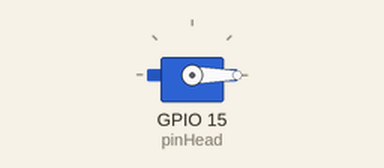
A sketch run on a simulated ESP32. Shown: servo.

Above: at 0.0 s.
At 5.0 s:
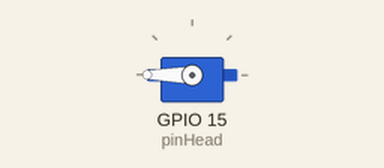
Timing chart, 0 to 6.5 s (numbered marks = the images above):
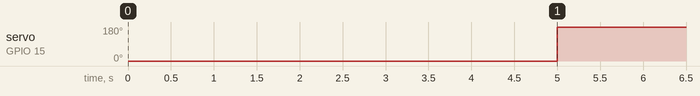

Measured:
- by itself, servo on GPIO 15 (pinHead): 0° → 180° at 5.0 s

The sketch:

arduino.ino
```cpp
//#include <ESP32Servo.h>
//
////data received from serial port
//char val;
//
////setup
//const int pinHead = 15;
//float light = 0
//
////servos
//Servo HeadServo;
//
//void setup() {
//  Serial.begin(115200);
//
//  //pins
//  HeadServo.attach(pinHead);
//
//  //initial positioning
//  HeadServo.write(0);
//}
//
//void loop() {
//  if (Serial.available()) {
//    val = Serial.read();
//  }
//
//  light = analogRead(4);
//  Serial.print(light);
//
//  if (val == '1') {
//    HeadServo.write(180);
//    delay(500);
//    HeadServo.write(0);
//    delay(300);
//  }
//
//  //make her look
//  if (val == '0') {
//    HeadServo.write(180);
//  }
//}

#include <ESP32Servo.h>

//data received from serial port
char val;

//setup
const int pinHead = 15;
float light = 0;

//servos
Servo HeadServo;

void setup() {
  Serial.begin(115200);

  //pins
  HeadServo.attach(pinHead);

  //initial positioning
  HeadServo.write(0);
}

void loop() {
//  if (Serial.available()) {
//    val = Serial.read();
//  }
////
//      HeadServo.write(60);
//      delay(1000);
//      HeadServo.write(0);
//      delay(2000);
//      HeadServo.write(120);
//       delay(3000);

     delay(5000);
      HeadServo.write(180);

}
```
